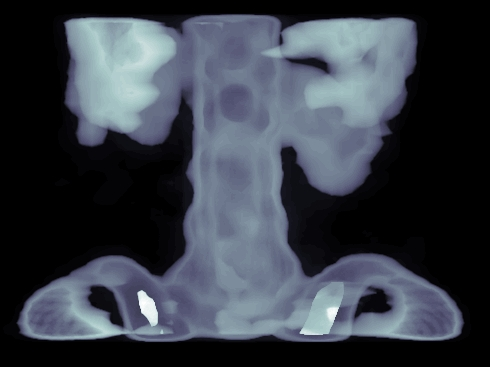
%> input picture hsitmatch/spine.JPG, 490 x 367 px
$ octave --eval "HistogramMatching;"   (GNU Octave 9; MATLAB toolbox functions it lacks are replaced by stand-ins)
%> lines starting %> are read from the running program, lines starting %| are printed output that depends on the picture
function  HistogramMatching
close all
A = imread('spine.jpg');
%> A is the input picture: size 367x490x3 uint8; mean R, G, B 55.9, 61.9, 71.5
A = rgb2gray(A);
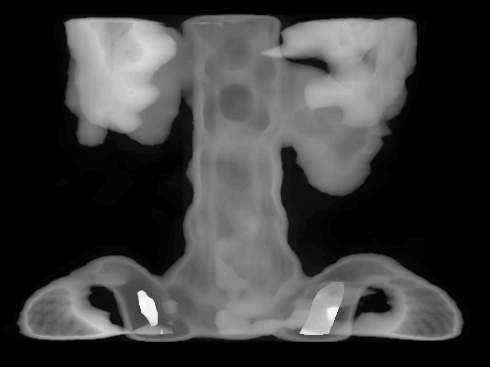
%> A: size 367x490 uint8; min 0, max 255, mean 61.1
figure; imshow(A, []);
title('Original Image');
figure; imhist(A); title('source hist');
%> after `title('source hist')`:
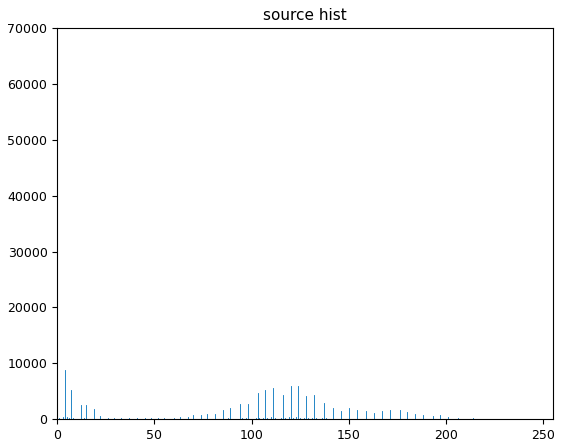
%> figure redrawn from the program's plot data; highest point at x = 0, y = 69164


ref = imread('moon.jpg');
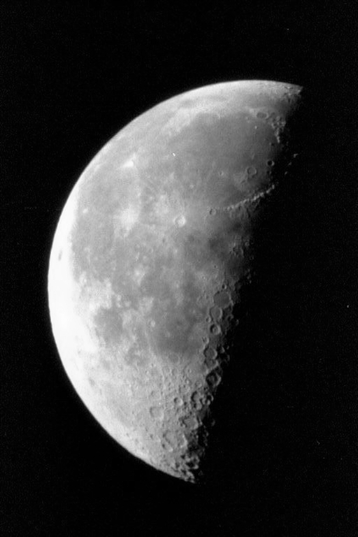
%> input picture hsitmatch/moon.JPG, 358 x 537 px
%> ref is the input picture: size 537x358x3 uint8; min 0, max 254, mean 52.9
ref = rgb2gray(ref);
%> ref: size 537x358 uint8
figure, imshow(ref, []);
title('Reference Image');
figure; imhist(ref); title('reference hist')
%> after `title('reference hist')`:
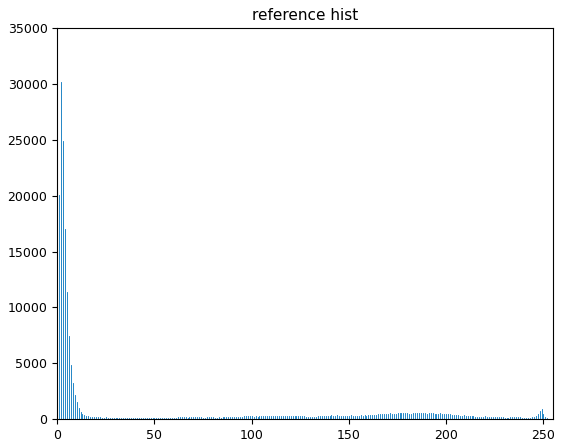
%> figure redrawn from the program's plot data; highest point at x = 2, y = 30211

B = imhistmatch(A, ref);
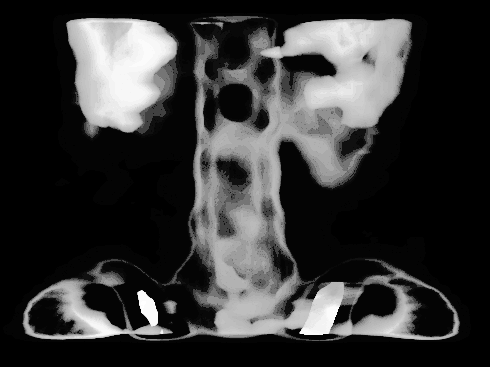
%> B: size 367x490 uint8; min 0, max 255, mean 53.7

figure, imshow(B, []);
title('Histogram Matched Image');
figure; imhist(B); title('mathed hist');
